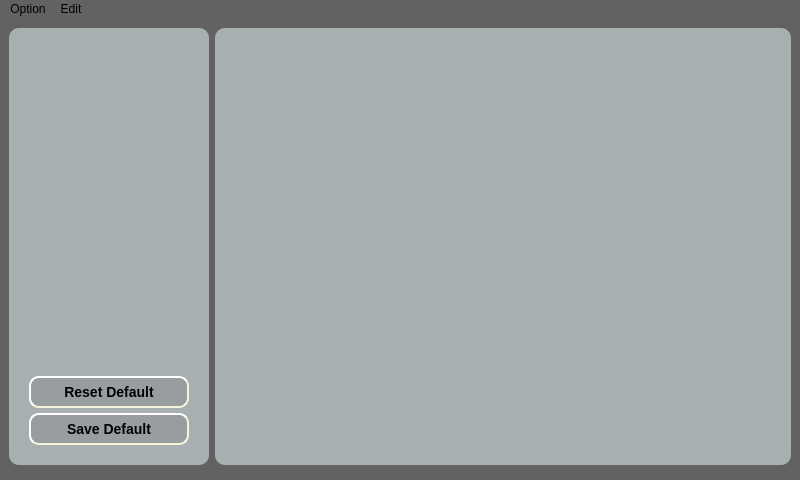
<?xml version="1.0" encoding="UTF-8"?>
<ui version="4.0">
 <class>MainWindow</class>
 <widget class="QMainWindow" name="MainWindow">
  <property name="geometry">
   <rect>
    <x>0</x>
    <y>0</y>
    <width>800</width>
    <height>480</height>
   </rect>
  </property>
  <property name="sizePolicy">
   <sizepolicy hsizetype="Ignored" vsizetype="Ignored">
    <horstretch>0</horstretch>
    <verstretch>0</verstretch>
   </sizepolicy>
  </property>
  <property name="maximumSize">
   <size>
    <width>800</width>
    <height>480</height>
   </size>
  </property>
  <property name="font">
   <font>
    <pointsize>12</pointsize>
    <bold>true</bold>
    <kerning>true</kerning>
   </font>
  </property>
  <property name="windowTitle">
   <string>radar1</string>
  </property>
  <property name="windowOpacity">
   <double>1.000000000000000</double>
  </property>
  <property name="autoFillBackground">
   <bool>false</bool>
  </property>
  <property name="styleSheet">
   <string notr="true">background-color: rgb(98, 98, 98);</string>
  </property>
  <widget class="QWidget" name="centralwidget">
   <property name="sizePolicy">
    <sizepolicy hsizetype="Preferred" vsizetype="Preferred">
     <horstretch>0</horstretch>
     <verstretch>0</verstretch>
    </sizepolicy>
   </property>
   <property name="maximumSize">
    <size>
     <width>800</width>
     <height>455</height>
    </size>
   </property>
   <property name="styleSheet">
    <string notr="true"/>
   </property>
   <layout class="QGridLayout" name="gridLayout_2">
    <property name="sizeConstraint">
     <enum>QLayout::SetNoConstraint</enum>
    </property>
    <item row="0" column="1" rowspan="2" colspan="2">
     <widget class="QCameraViewfinder" name="cameraView" native="true">
      <property name="sizePolicy">
       <sizepolicy hsizetype="Minimum" vsizetype="Minimum">
        <horstretch>0</horstretch>
        <verstretch>0</verstretch>
       </sizepolicy>
      </property>
      <property name="maximumSize">
       <size>
        <width>16777215</width>
        <height>16777215</height>
       </size>
      </property>
      <property name="styleSheet">
       <string notr="true">background-color: rgb(168, 175, 177);
border-width: 2px;
border-radius: 10px;
border-color: beige;
font: bold 25px;
padding: 6px;</string>
      </property>
      <layout class="QVBoxLayout" name="verticalLayout">
       <property name="spacing">
        <number>7</number>
       </property>
       <property name="leftMargin">
        <number>11</number>
       </property>
       <property name="topMargin">
        <number>5</number>
       </property>
       <property name="rightMargin">
        <number>11</number>
       </property>
       <property name="bottomMargin">
        <number>20</number>
       </property>
      </layout>
     </widget>
    </item>
    <item row="0" column="0" rowspan="2">
     <widget class="QFrame" name="frame_2">
      <property name="sizePolicy">
       <sizepolicy hsizetype="Preferred" vsizetype="Preferred">
        <horstretch>0</horstretch>
        <verstretch>0</verstretch>
       </sizepolicy>
      </property>
      <property name="maximumSize">
       <size>
        <width>200</width>
        <height>16777215</height>
       </size>
      </property>
      <property name="styleSheet">
       <string notr="true">background-color: rgb(168, 175, 177);
border-width: 2px;
border-radius: 10px;
border-color: beige;
font: bold 12px;
padding: 6px;</string>
      </property>
      <property name="frameShape">
       <enum>QFrame::StyledPanel</enum>
      </property>
      <property name="frameShadow">
       <enum>QFrame::Raised</enum>
      </property>
      <layout class="QVBoxLayout" name="verticalLayout_5">
       <item>
        <widget class="QWidget" name="dialogWidget" native="true">
         <property name="sizePolicy">
          <sizepolicy hsizetype="Expanding" vsizetype="Expanding">
           <horstretch>0</horstretch>
           <verstretch>0</verstretch>
          </sizepolicy>
         </property>
         <property name="minimumSize">
          <size>
           <width>0</width>
           <height>0</height>
          </size>
         </property>
         <property name="maximumSize">
          <size>
           <width>200</width>
           <height>16777215</height>
          </size>
         </property>
         <property name="baseSize">
          <size>
           <width>0</width>
           <height>0</height>
          </size>
         </property>
         <property name="styleSheet">
          <string notr="true">background-color: rgb(168, 175, 177);
border-width: 2px;
border-radius: 10px;
border-color: beige;
font: bold 14px;
padding: 6px;</string>
         </property>
         <layout class="QVBoxLayout" name="verticalLayout_2"/>
        </widget>
       </item>
       <item>
        <widget class="QWidget" name="perphWidget" native="true">
         <property name="maximumSize">
          <size>
           <width>200</width>
           <height>16777215</height>
          </size>
         </property>
         <property name="styleSheet">
          <string notr="true">background-color: rgb(168, 175, 177);
border-width: 2px;
border-radius: 10px;
border-color: beige;
font: bold 14px;
padding: 6px;</string>
         </property>
         <layout class="QVBoxLayout" name="verticalLayout_3">
          <property name="spacing">
           <number>5</number>
          </property>
          <property name="leftMargin">
           <number>5</number>
          </property>
          <property name="topMargin">
           <number>5</number>
          </property>
          <property name="rightMargin">
           <number>5</number>
          </property>
          <property name="bottomMargin">
           <number>5</number>
          </property>
          <item>
           <widget class="QPushButton" name="resetDefault">
            <property name="maximumSize">
             <size>
              <width>16777215</width>
              <height>16777215</height>
             </size>
            </property>
            <property name="mouseTracking">
             <bool>false</bool>
            </property>
            <property name="styleSheet">
             <string notr="true">QPushButton{
background-color: rgb(152, 157, 160);
border-style: outset;
border-radius: 10px;
border-color: beige;
font: bold 14px;
padding: 6px;
}
QPushButton::pressed
{
background-color : green;
}</string>
            </property>
            <property name="text">
             <string>Reset Default</string>
            </property>
            <property name="checkable">
             <bool>false</bool>
            </property>
            <property name="checked">
             <bool>false</bool>
            </property>
            <property name="autoDefault">
             <bool>false</bool>
            </property>
            <property name="default">
             <bool>false</bool>
            </property>
            <property name="flat">
             <bool>false</bool>
            </property>
           </widget>
          </item>
          <item>
           <widget class="QPushButton" name="pushDefault">
            <property name="styleSheet">
             <string notr="true">QPushButton{
background-color: rgb(152, 157, 160);
border-style: outset;
border-radius: 10px;
border-color: beige;
font: bold 14px;
padding: 6px;
}
QPushButton::pressed
{
background-color : green;
}</string>
            </property>
            <property name="text">
             <string>Save Default</string>
            </property>
           </widget>
          </item>
         </layout>
        </widget>
       </item>
      </layout>
     </widget>
    </item>
   </layout>
  </widget>
  <widget class="QMenuBar" name="menubar">
   <property name="geometry">
    <rect>
     <x>0</x>
     <y>0</y>
     <width>800</width>
     <height>24</height>
    </rect>
   </property>
   <widget class="QMenu" name="menuFile">
    <property name="title">
     <string>Option</string>
    </property>
   </widget>
   <widget class="QMenu" name="menuIP">
    <property name="title">
     <string>Edit</string>
    </property>
   </widget>
   <addaction name="menuFile"/>
   <addaction name="menuIP"/>
  </widget>
  <action name="actionQuit">
   <property name="text">
    <string>Quir</string>
   </property>
  </action>
 </widget>
 <customwidgets>
  <customwidget>
   <class>QCameraViewfinder</class>
   <extends>QWidget</extends>
   <header>qcameraviewfinder.h</header>
   <container>1</container>
  </customwidget>
 </customwidgets>
 <resources/>
 <connections/>
 <designerdata>
  <property name="gridDeltaX">
   <number>10</number>
  </property>
  <property name="gridDeltaY">
   <number>10</number>
  </property>
  <property name="gridSnapX">
   <bool>true</bool>
  </property>
  <property name="gridSnapY">
   <bool>true</bool>
  </property>
  <property name="gridVisible">
   <bool>true</bool>
  </property>
 </designerdata>
</ui>
